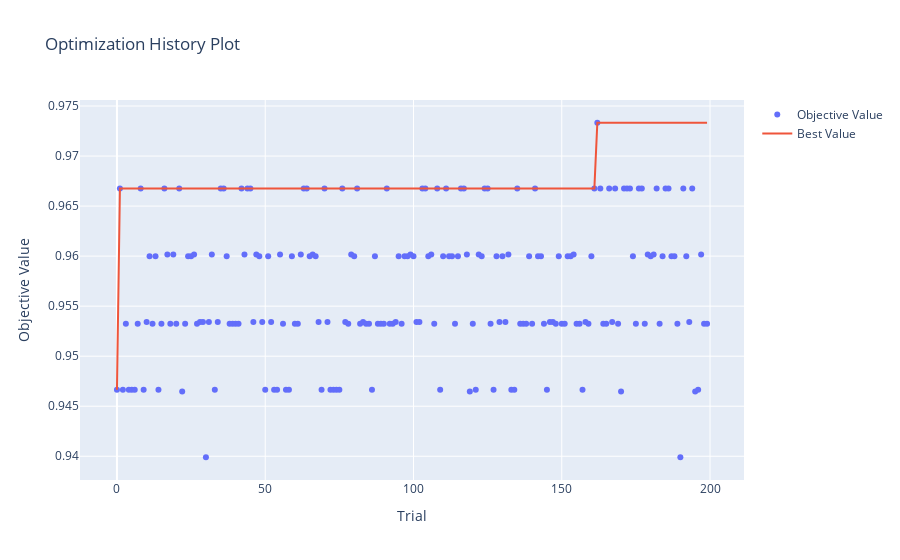

Source (notebook cell):
### Code cell
# 하이퍼파라미터 최적화 과정
optuna.visualization.plot_optimization_history(study)

### Figure 1 — Plotly figure (JSON) as saved in the notebook; plotly's stock layout.template omitted (floating-point values rounded to 4 significant figures; data arrays with more than 128 entries replaced by an {"elided": "..."} marker saying what was removed)
{"data": [{"mode": "markers", "name": "Objective Value", "type": "scatter", "x": {"elided": "200 int values"}, "y": {"elided": "200 float values"}}, {"name": "Best Value", "type": "scatter", "x": {"elided": "200 int values"}, "y": {"elided": "200 float values"}}], "layout": {"title": {"text": "Optimization History Plot"}, "xaxis": {"title": {"text": "Trial"}}, "yaxis": {"title": {"text": "Objective Value"}}}}
